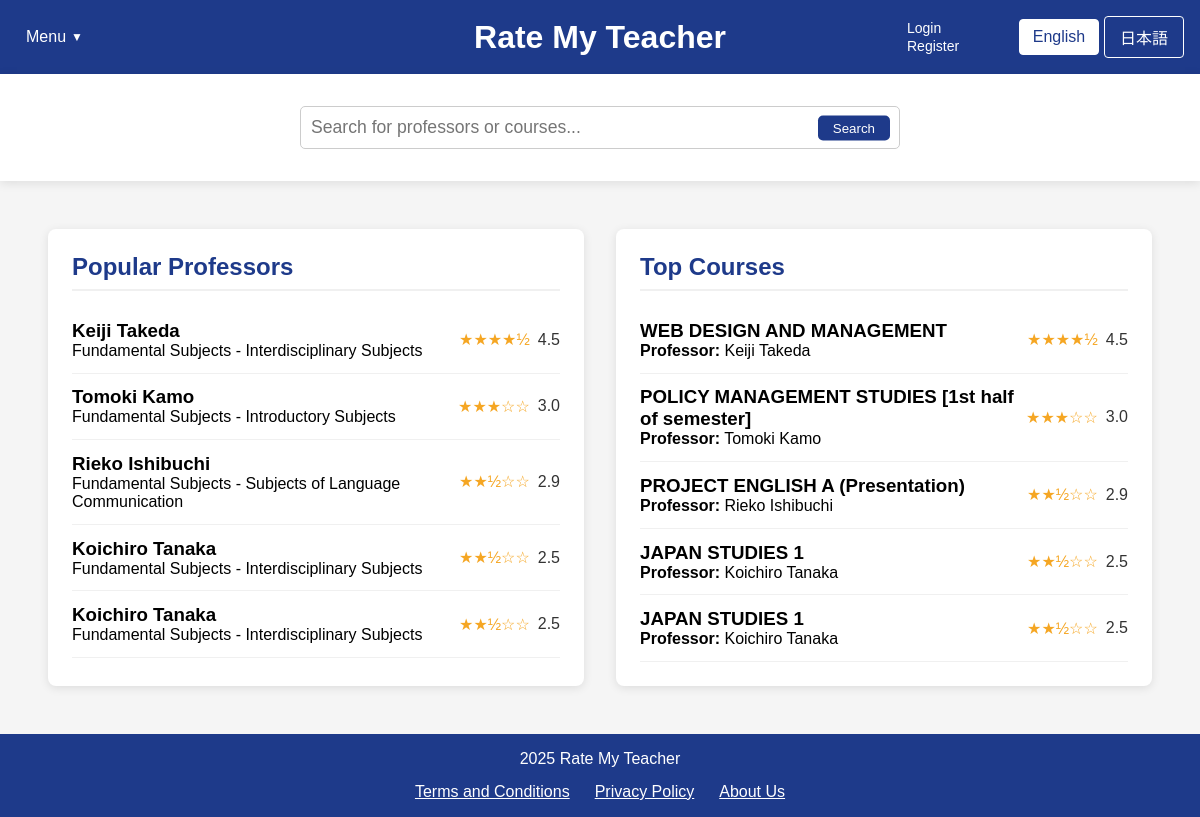
/home_dbutil.php, run on the app's committed database.
### tables this page shows
CREATE TABLE professors (
        id INTEGER PRIMARY KEY AUTOINCREMENT,
        name TEXT NOT NULL,
        department TEXT,
        bio TEXT,
        avg_content_quality REAL DEFAULT 0,
        avg_difficulty REAL DEFAULT 0,
        overall_rating REAL DEFAULT 0,
        review_count INTEGER DEFAULT 0
    );

CREATE TABLE courses (
        id INTEGER PRIMARY KEY AUTOINCREMENT,
        name TEXT NOT NULL,
        course_code TEXT,
        description TEXT,
        professor_id INTEGER,
        semester TEXT,
        avg_content_quality REAL DEFAULT 0,
        avg_difficulty REAL DEFAULT 0,
        overall_rating REAL DEFAULT 0,
        review_count INTEGER DEFAULT 0,
        FOREIGN KEY (professor_id) REFERENCES professors(id) ON DELETE SET NULL
    );

### home_dbutil.php (the view, shortened to what this page needs)
<?php
$isLoggedIn = isset($_SESSION["loggedin"]) && $_SESSION["loggedin"] === true;
require_once 'config.php';
function getTopProfessors($limit = 5) {
    global $conn;
    $professors = [];
    try {
        $ratingCount = 0;
        $ratingCheckResult = $conn->query("SELECT COUNT(*) as count FROM ratings");
        if ($ratingCheckResult) {
            $ratingCountRow = $ratingCheckResult->fetchArray(SQLITE3_ASSOC);
            $ratingCount = $ratingCountRow['count'];
        }
        if ($ratingCount > 0) {
            $hasProfRatingColumns = false;
            $columnsResult = $conn->query("PRAGMA table_info(professors)");
            while ($col = $columnsResult->fetchArray(SQLITE3_ASSOC)) {
                if ($col['name'] === 'avg_content_quality' || $col['name'] === 'overall_rating') {
                    $hasProfRatingColumns = true;
                    break;
                }
            }
            if ($hasProfRatingColumns) {
                $stmt = $conn->prepare("
                    SELECT id, name, department,
                           COALESCE(overall_rating, (avg_content_quality + avg_difficulty) / 2) as avg_rating,
                           COALESCE(avg_content_quality, 0) as avg_content_quality,
                           COALESCE(avg_difficulty, 0) as avg_difficulty,
                           COALESCE(review_count, 0) as review_count
                    FROM professors
                    WHERE COALESCE(review_count, 0) > 0
                    ORDER BY avg_rating DESC, review_count DESC
                    LIMIT :limit
                ");
            }
            $stmt->bindValue(':limit', $limit, SQLITE3_INTEGER);
            $result = $stmt->execute();
            while ($row = $result->fetchArray(SQLITE3_ASSOC)) {
                if (isset($row['avg_rating']) && $row['avg_rating'] !== null) {
                    $row['avg_rating'] = number_format((float)$row['avg_rating'], 1);
                } else {
                    $row['avg_rating'] = "N/A";
                }
                $professors[] = $row;
            }
        }
    } catch (Exception $e) {
        error_log("Error fetching top professors: " . $e->getMessage());
    }
    return $professors;
}
function getTopCourses($limit = 5) {
    global $conn;
    $courses = [];
    try {
        $ratingCount = 0;
        $ratingCheckResult = $conn->query("SELECT COUNT(*) as count FROM ratings");
        if ($ratingCheckResult) {
            $ratingCountRow = $ratingCheckResult->fetchArray(SQLITE3_ASSOC);
            $ratingCount = $ratingCountRow['count'];
        }
        if ($ratingCount > 0) {
            $hasCourseRatingColumns = false;
            $columnsResult = $conn->query("PRAGMA table_info(courses)");
            while ($col = $columnsResult->fetchArray(SQLITE3_ASSOC)) {
                if ($col['name'] === 'avg_content_quality') {
                    $hasCourseRatingColumns = true;
                    break;
                }
            }
            if ($hasCourseRatingColumns) {
                $stmt = $conn->prepare("
                    SELECT c.id, c.name as course_name, c.course_code,
                        COALESCE(c.avg_content_quality, 0) as avg_content_quality,
                        COALESCE(c.avg_difficulty, 0) as avg_difficulty,
                        (COALESCE(c.avg_content_quality, 0) + (5 - COALESCE(c.avg_difficulty, 0))) / 2 as avg_rating,
                        COALESCE(c.review_count, 0) as review_count,
                        p.name as professor_name
                    FROM courses c
                    LEFT JOIN professors p ON c.professor_id = p.id
                    WHERE COALESCE(c.review_count, 0) > 0
                    ORDER BY avg_rating DESC, review_count DESC
                    LIMIT :limit
                ");
            }
            $stmt->bindValue(':limit', $limit, SQLITE3_INTEGER);
            $result = $stmt->execute();
            while ($row = $result->fetchArray(SQLITE3_ASSOC)) {
                if (isset($row['avg_rating']) && $row['avg_rating'] !== null) {
                    $row['avg_rating'] = number_format((float)$row['avg_rating'], 1);
                } else {
                    $row['avg_rating'] = "N/A";
                }
                $courses[] = $row;
            }
        }
    } catch (Exception $e) {
        error_log("Error fetching top courses: " . $e->getMessage());
    }
    return $courses;
}
$topProfessors = getTopProfessors(5);
$topCourses = getTopCourses(5);
?>
<!DOCTYPE html>
<html lang="en">
<head>
    <link rel="stylesheet" href="css/style.css">
</head>
<body>
    <div class="container">
        <header>
            <div class="header-left">
                <div class="dropdown">
                    <?php
                    $currentLang = isset($_COOKIE['language']) && $_COOKIE['language'] == 'ja' ? 'ja' : 'en';
                    $menuLabel = $currentLang == 'ja' ? 'メニュー' : 'Menu';
                    $logoutLabel = $currentLang == 'ja' ? 'ログアウト' : 'Logout';
                    $loginLabel = $currentLang == 'ja' ? 'ログイン' : 'Login';
                    $registerLabel = $currentLang == 'ja' ? '登録' : 'Register';
                    ?>
                    <button class="dropbtn"><?php echo $menuLabel; ?></button>
                </div>
            </div>
            <div class="header-center">
                <div class="logo">
                    <h1><a href="home.php" style="color: white; text-decoration: none;"><?php echo $currentLang == 'ja' ? 'Rate My Teacher' : 'Rate My Teacher'; ?></a></h1>
                </div>
            </div>
            <div class="header-right">
                <div class="auth-links">
                    <?php if ($isLoggedIn): ?>
                        <a href="logout.php"><?php echo $logoutLabel; ?></a>
                    <?php else: ?>
                        <a href="login.php"><?php echo $loginLabel; ?></a>
                        <a href="register.php"><?php echo $registerLabel; ?></a>
                    <?php endif; ?>
                </div>
                <div class="language-toggle">
                    <a href="?lang=en" class="<?php echo (!isset($_COOKIE['language']) || $_COOKIE['language'] == 'en') ? 'active' : ''; ?>"
                    style="display:inline-block; width:80px; text-align:center; padding:8px 0; margin-right:5px;
                            background:<?php echo (!isset($_COOKIE['language']) || $_COOKIE['language'] == 'en') ? 'white' : 'transparent'; ?>;
                            color:<?php echo (!isset($_COOKIE['language']) || $_COOKIE['language'] == 'en') ? '#1e3a8a' : 'white'; ?>;
                            text-decoration:none; border:1px solid white; border-radius:4px;"
                    onclick="document.cookie='language=en; path=/; max-age=2592000'; return true;">
                    English
                    </a>
                    <a href="?lang=ja" class="<?php echo (isset($_COOKIE['language']) && $_COOKIE['language'] == 'ja') ? 'active' : ''; ?>"
                    style="display:inline-block; width:80px; text-align:center; padding:8px 0;
                            background:<?php echo (isset($_COOKIE['language']) && $_COOKIE['language'] == 'ja') ? 'white' : 'transparent'; ?>;
                            color:<?php echo (isset($_COOKIE['language']) && $_COOKIE['language'] == 'ja') ? '#1e3a8a' : 'white'; ?>;
                            text-decoration:none; border:1px solid white; border-radius:4px;"
                    onclick="document.cookie='language=ja; path=/; max-age=2592000'; return true;">
                    日本語
                    </a>
                </div>
        </header>
        <div class="search-container">
            <div class="search-bar" style="position: relative !important;">
                <input type="text" id="searchInput" placeholder="<?php echo $currentLang == 'ja' ? '教授やコースを検索...' : 'Search for professors or courses...'; ?>" style="width: 100%; padding: 10px; border-radius: 5px; border: 1px solid #ccc;">
                <button id="searchButton" style="position: absolute; right: 10px; top: 50%; transform: translateY(-50%); background: #1e3a8a; color: white; border: none; padding: 5px 15px; border-radius: 5px; cursor: pointer;"><?php echo $currentLang == 'ja' ? '検索' : 'Search'; ?></button>
            </div>
        </div>
        <main style="flex: 1; display: flex; padding: 2rem;">
            <div id="popular-professors" class="content-box" style="flex: 1; background-color: white; margin: 1rem; padding: 1.5rem; border-radius: 8px; box-shadow: 0 2px 10px rgba(0,0,0,0.1);">
                <h2><?php echo $currentLang == 'ja' ? '人気の教授' : 'Popular Professors'; ?></h2>
                <div class="professor-list">
                    <?php foreach ($topProfessors as $professor): ?>
                    <a href="professor_page_template.php?name=<?php echo urlencode($professor['english_name']); ?>&lang=<?php echo $currentLang; ?>" style="text-decoration: none; color: inherit;">
                        <div class="professor-item" data-id="<?php echo $isLoggedIn ? $professor['id'] : 'login-required'; ?>">
                            <div>
                                <h3><?php echo htmlspecialchars($professor['name']); ?></h3>
                                <p><?php echo htmlspecialchars($professor['department'] ?? 'Unknown Department'); ?></p>
                            </div>
                            <div class="rating">
                                <?php
                                if ($professor['avg_rating'] !== 'N/A' && $professor['avg_rating'] > 0) {
                                    $fullStars = floor($professor['avg_rating']);
                                    $hasHalfStar = $professor['avg_rating'] - $fullStars >= 0.5;
                                    echo str_repeat('★', $fullStars);
                                    echo $hasHalfStar ? '½' : '';
                                    echo str_repeat('☆', 5 - $fullStars - ($hasHalfStar ? 1 : 0));
                                    echo ' <span>' . $professor['avg_rating'] . '</span>';
                                } else {
                                    echo '☆☆☆☆☆ <span>No ratings</span>';
                                }
                                ?>
                            </div>
                        </div>
                    </a>
                    <?php endforeach; ?>
                </div>
            </div>
            <div id="top-courses" class="content-box" style="flex: 1; background-color: white; margin: 1rem; padding: 1.5rem; border-radius: 8px; box-shadow: 0 2px 10px rgba(0,0,0,0.1);">
                <h2><?php echo $currentLang == 'ja' ? '人気のコース' : 'Top Courses'; ?></h2>
                <div class="course-list">
                    <?php foreach ($topCourses as $course): ?>
                    <a href="course.php?course=<?php echo urlencode($course['english_course_name']); ?>&professor=<?php echo urlencode($course['professor_name'] ?? ''); ?>&lang=<?php echo $currentLang;?>" style="text-decoration: none; color: inherit;">
                        <div class="course-item" data-id="<?php echo $isLoggedIn ? $course['id'] : 'login-required'; ?>">
                            <div>
                                <h3><?php echo htmlspecialchars($course['course_name'] ?? $course['name']); ?></h3>
                                <p><strong>Professor:</strong> <?php echo htmlspecialchars($course['professor_name'] ?? 'Unknown Professor'); ?></p>
                            </div>
                            <div class="rating">
                                <?php
                                if ($course['avg_rating'] !== 'N/A' && $course['avg_rating'] > 0) {
                                    $fullStars = floor($course['avg_rating']);
                                    $hasHalfStar = $course['avg_rating'] - $fullStars >= 0.5;
                                    echo str_repeat('★', $fullStars);
                                    echo $hasHalfStar ? '½' : '';
                                    echo str_repeat('☆', 5 - $fullStars - ($hasHalfStar ? 1 : 0));
                                    echo ' <span>' . $course['avg_rating'] . '</span>';
                                } else {
                                    echo '☆☆☆☆☆ <span>No ratings</span>';
                                }
                                ?>
                            </div>
                        </div>
                    </a>
                    <?php endforeach; ?>
                </div>
            </div>
        </main>
        <footer style="background-color: #1e3a8a; color: white; text-align: center; padding: 1rem; width: 100%;">
            <p>2025 Rate My Teacher</p>
            <div style="display: flex; flex-wrap: wrap; justify-content: center; margin-top: 15px; gap: 25px;">
                <a href="ToS.php?lang=<?php echo $currentLang; ?>" style="color: white; text-decoration: underline;">
                    <?php echo $currentLang == 'ja' ? '利用規約' : 'Terms and Conditions'; ?>
                </a>
                <a href="privacy_policy.php?lang=<?php echo $currentLang; ?>" style="color: white; text-decoration: underline;">
                    <?php echo $currentLang == 'ja' ? 'プライバシーポリシー' : 'Privacy Policy'; ?>
                </a>
                <a href="about_us.php?lang=<?php echo $currentLang; ?>" style="color: white; text-decoration: underline;">
                    <?php echo $currentLang == 'ja' ? '私たちについて' : 'About Us'; ?>
                </a>
            </div>
        </footer>
    </div>
</body>
</html>

### data on the page
professors: name "Keiji Takeda", department "Fundamental Subjects - Interdisciplinary Subjects", fullStars "★★★★", shows "½", avg_rating "4.5"
professors: name "Tomoki Kamo", department "Fundamental Subjects - Introductory Subjects", fullStars "★★★", hasHalfStar "☆☆", avg_rating "3.0"
professors: name "Rieko Ishibuchi", department "Fundamental Subjects - Subjects of Language Communication", fullStars "★★", shows "½", hasHalfStar "☆☆", avg_rating "2.9"
professors: name "Koichiro Tanaka", department "Fundamental Subjects - Interdisciplinary Subjects", fullStars "★★", shows "½", hasHalfStar "☆☆", avg_rating "2.5"
courses: name "WEB DESIGN AND MANAGEMENT", professor.name "Keiji Takeda", fullStars "★★★★", shows "½", avg_rating "4.5"
courses: name "POLICY MANAGEMENT STUDIES [1st half of semester]", professor.name "Tomoki Kamo", fullStars "★★★", hasHalfStar "☆☆", avg_rating "3.0"
courses: name "PROJECT ENGLISH A (Presentation)", professor.name "Rieko Ishibuchi", fullStars "★★", shows "½", hasHalfStar "☆☆", avg_rating "2.9"
courses: name "JAPAN STUDIES 1", professor.name "Koichiro Tanaka", fullStars "★★", shows "½", hasHalfStar "☆☆", avg_rating "2.5"

### other printed values
$loginLabel "Login"
$registerLabel "Register"
